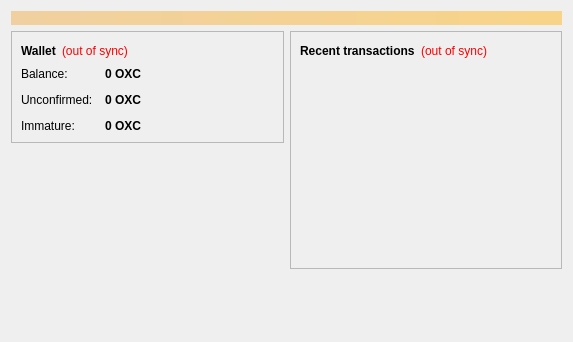
<?xml version="1.0" encoding="UTF-8"?>
<ui version="4.0">
 <class>OverviewPage</class>
 <widget class="QWidget" name="OverviewPage">
  <property name="geometry">
   <rect>
    <x>0</x>
    <y>0</y>
    <width>573</width>
    <height>342</height>
   </rect>
  </property>
  <property name="windowTitle">
   <string>Form</string>
  </property>
  <layout class="QVBoxLayout" name="topLayout">
   <item>
    <widget class="QLabel" name="labelAlerts">
     <property name="visible">
      <bool>false</bool>
     </property>
     <property name="styleSheet">
      <string notr="true">background-color: qlineargradient(x1: 0, y1: 0, x2: 1, y2: 0, stop:0 #F0D0A0, stop:1 #F8D488); color:#000000;</string>
     </property>
     <property name="wordWrap">
      <bool>true</bool>
     </property>
     <property name="margin">
      <number>3</number>
     </property>
    </widget>
   </item>
   <item>
    <layout class="QHBoxLayout" name="horizontalLayout" stretch="1,1">
     <item>
      <layout class="QVBoxLayout" name="verticalLayout_2">
       <item>
        <widget class="QFrame" name="frame">
         <property name="frameShape">
          <enum>QFrame::StyledPanel</enum>
         </property>
         <property name="frameShadow">
          <enum>QFrame::Raised</enum>
         </property>
         <layout class="QVBoxLayout" name="verticalLayout_4">
          <item>
           <layout class="QHBoxLayout" name="horizontalLayout_4">
            <item>
             <widget class="QLabel" name="label_5">
              <property name="font">
               <font>
                <weight>75</weight>
                <bold>true</bold>
               </font>
              </property>
              <property name="text">
               <string>Wallet</string>
              </property>
             </widget>
            </item>
            <item>
             <widget class="QLabel" name="labelWalletStatus">
              <property name="toolTip">
               <string>The displayed information may be out of date. Your wallet automatically synchronizes with the Oxcoin network after a connection is established, but this process has not completed yet.</string>
              </property>
              <property name="styleSheet">
               <string notr="true">QLabel { color: red; }</string>
              </property>
              <property name="text">
               <string notr="true">(out of sync)</string>
              </property>
              <property name="alignment">
               <set>Qt::AlignLeading|Qt::AlignLeft|Qt::AlignVCenter</set>
              </property>
             </widget>
            </item>
            <item>
             <spacer name="horizontalSpacer_2">
              <property name="orientation">
               <enum>Qt::Horizontal</enum>
              </property>
              <property name="sizeHint" stdset="0">
               <size>
                <width>40</width>
                <height>20</height>
               </size>
              </property>
             </spacer>
            </item>
           </layout>
          </item>
          <item>
           <layout class="QFormLayout" name="formLayout_2">
            <property name="fieldGrowthPolicy">
             <enum>QFormLayout::AllNonFixedFieldsGrow</enum>
            </property>
            <property name="horizontalSpacing">
             <number>12</number>
            </property>
            <property name="verticalSpacing">
             <number>12</number>
            </property>
            <item row="0" column="0">
             <widget class="QLabel" name="label">
              <property name="text">
               <string>Balance:</string>
              </property>
             </widget>
            </item>
            <item row="0" column="1">
             <widget class="QLabel" name="labelBalance">
              <property name="font">
               <font>
                <weight>75</weight>
                <bold>true</bold>
               </font>
              </property>
              <property name="cursor">
               <cursorShape>IBeamCursor</cursorShape>
              </property>
              <property name="toolTip">
               <string>Your current balance</string>
              </property>
              <property name="text">
               <string notr="true">0 OXC</string>
              </property>
              <property name="textInteractionFlags">
               <set>Qt::LinksAccessibleByMouse|Qt::TextSelectableByKeyboard|Qt::TextSelectableByMouse</set>
              </property>
             </widget>
            </item>
            <item row="1" column="0">
             <widget class="QLabel" name="label_3">
              <property name="text">
               <string>Unconfirmed:</string>
              </property>
             </widget>
            </item>
            <item row="1" column="1">
             <widget class="QLabel" name="labelUnconfirmed">
              <property name="font">
               <font>
                <weight>75</weight>
                <bold>true</bold>
               </font>
              </property>
              <property name="cursor">
               <cursorShape>IBeamCursor</cursorShape>
              </property>
              <property name="toolTip">
               <string>Total of transactions that have yet to be confirmed, and do not yet count toward the current balance</string>
              </property>
              <property name="text">
               <string notr="true">0 OXC</string>
              </property>
              <property name="textInteractionFlags">
               <set>Qt::LinksAccessibleByMouse|Qt::TextSelectableByKeyboard|Qt::TextSelectableByMouse</set>
              </property>
             </widget>
            </item>
            <item row="2" column="0">
             <widget class="QLabel" name="labelImmatureText">
              <property name="text">
               <string>Immature:</string>
              </property>
             </widget>
            </item>
            <item row="2" column="1">
             <widget class="QLabel" name="labelImmature">
              <property name="font">
               <font>
                <weight>75</weight>
                <bold>true</bold>
               </font>
              </property>
              <property name="toolTip">
               <string>Mined balance that has not yet matured</string>
              </property>
              <property name="text">
               <string notr="true">0 OXC</string>
              </property>
              <property name="textInteractionFlags">
               <set>Qt::LinksAccessibleByMouse|Qt::TextSelectableByKeyboard|Qt::TextSelectableByMouse</set>
              </property>
             </widget>
            </item>
           </layout>
          </item>
         </layout>
        </widget>
       </item>
       <item>
        <spacer name="verticalSpacer">
         <property name="orientation">
          <enum>Qt::Vertical</enum>
         </property>
         <property name="sizeHint" stdset="0">
          <size>
           <width>20</width>
           <height>40</height>
          </size>
         </property>
        </spacer>
       </item>
      </layout>
     </item>
     <item>
      <layout class="QVBoxLayout" name="verticalLayout_3">
       <item>
        <widget class="QFrame" name="frame_2">
         <property name="frameShape">
          <enum>QFrame::StyledPanel</enum>
         </property>
         <property name="frameShadow">
          <enum>QFrame::Raised</enum>
         </property>
         <layout class="QVBoxLayout" name="verticalLayout">
          <item>
           <layout class="QHBoxLayout" name="horizontalLayout_2">
            <item>
             <widget class="QLabel" name="label_4">
              <property name="text">
               <string>&lt;b&gt;Recent transactions&lt;/b&gt;</string>
              </property>
             </widget>
            </item>
            <item>
             <widget class="QLabel" name="labelTransactionsStatus">
              <property name="toolTip">
               <string>The displayed information may be out of date. Your wallet automatically synchronizes with the Oxcoin network after a connection is established, but this process has not completed yet.</string>
              </property>
              <property name="styleSheet">
               <string notr="true">QLabel { color: red; }</string>
              </property>
              <property name="text">
               <string notr="true">(out of sync)</string>
              </property>
              <property name="alignment">
               <set>Qt::AlignRight|Qt::AlignTrailing|Qt::AlignVCenter</set>
              </property>
             </widget>
            </item>
            <item>
             <spacer name="horizontalSpacer">
              <property name="orientation">
               <enum>Qt::Horizontal</enum>
              </property>
              <property name="sizeHint" stdset="0">
               <size>
                <width>40</width>
                <height>20</height>
               </size>
              </property>
             </spacer>
            </item>
           </layout>
          </item>
          <item>
           <widget class="QListView" name="listTransactions">
            <property name="styleSheet">
             <string notr="true">QListView { background: transparent; }</string>
            </property>
            <property name="frameShape">
             <enum>QFrame::NoFrame</enum>
            </property>
            <property name="verticalScrollBarPolicy">
             <enum>Qt::ScrollBarAlwaysOff</enum>
            </property>
            <property name="horizontalScrollBarPolicy">
             <enum>Qt::ScrollBarAlwaysOff</enum>
            </property>
            <property name="selectionMode">
             <enum>QAbstractItemView::NoSelection</enum>
            </property>
           </widget>
          </item>
         </layout>
        </widget>
       </item>
       <item>
        <spacer name="verticalSpacer_2">
         <property name="orientation">
          <enum>Qt::Vertical</enum>
         </property>
         <property name="sizeHint" stdset="0">
          <size>
           <width>20</width>
           <height>40</height>
          </size>
         </property>
        </spacer>
       </item>
      </layout>
     </item>
    </layout>
   </item>
  </layout>
 </widget>
 <resources/>
 <connections/>
</ui>
